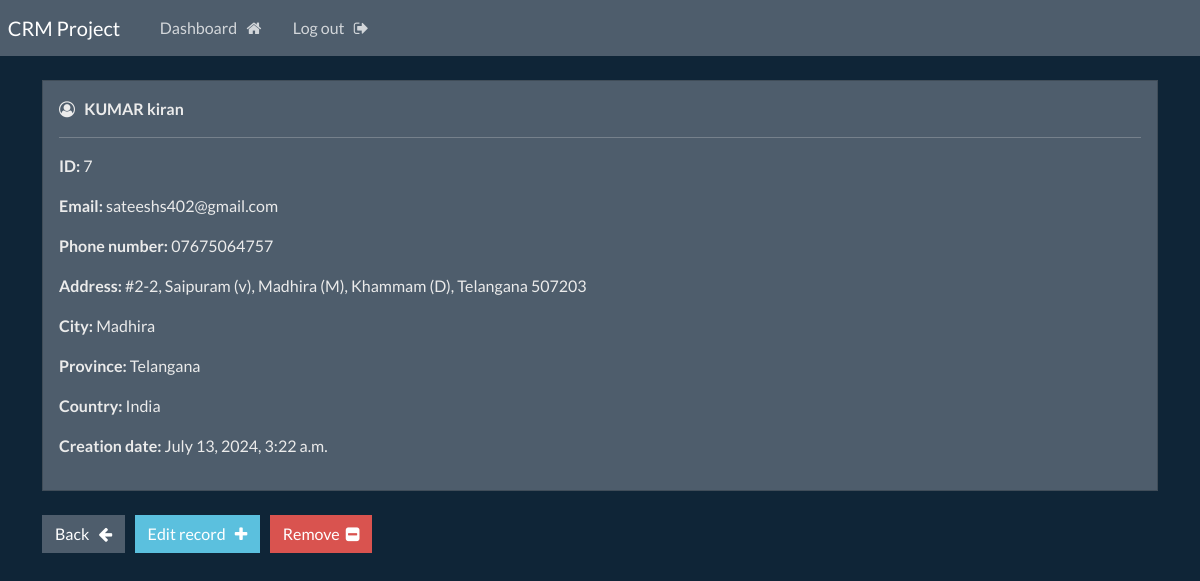
Page /record/7 (signed in) on the committed database.
### webapp/models.py (models this page shows, shortened)
class Record(models.Model):
    creation_date = models.DateTimeField(auto_now_add=True)
    first_name = models.CharField(max_length=100)
    last_name = models.CharField(max_length=100)
    email = models.CharField(max_length=255)
    phone = models.CharField(max_length=20)
    address = models.CharField(max_length=300)
    city = models.CharField(max_length=255)
    province = models.CharField(max_length=220)
    country = models.CharField(max_length=125)

### webapp/views.py (the view)
# urls.py: path('record/<int:pk>', views.singular_record, name="record"),
@login_required(login_url='my-login')
def singular_record(request, pk):
    all_records = Record.objects.get(id=pk)
    context = {'record':all_records}
    return render(request, 'webapp/view-record.html', context=context)

### webapp/templates/webapp/view-record.html (shortened to what this page needs)
{% extends 'webapp/base.html' %}
{% block content %}
    <div class="card">
        <div class="card-body">
            <i class="fa fa-user-circle-o" aria-hidden="true"></i> &nbsp;
            <strong>
                {{record.last_name|upper}}
                {{record.first_name}}
            </strong>
            <hr>
            <p> <strong> ID: </strong> {{record.id}} </p>
            <p> <strong> Email: </strong> {{record.email}} </p>
            <p> <strong> Phone number: </strong> {{record.phone}} </p>
            <p> <strong> Address: </strong> {{record.address}} </p>
            <p> <strong> City: </strong> {{record.city}} </p>
            <p> <strong> Province: </strong> {{record.province}} </p>
            <p> <strong> Country: </strong> {{record.country}} </p>
            <p> <strong> Creation date: </strong> {{record.creation_date}} </p>
        </div>
    </div>
    <br>
    <a href="{% url 'dashboard' %}" class="btn btn-secondary"> Back &nbsp; <i class="fa fa-arrow-left" aria-hidden="true"></i> </a>
    <a href="{% url 'update-record' record.id %}" class="btn btn-info"> Edit record &nbsp; <i class="fa fa-plus" aria-hidden="true"></i> </a>
    <a href="{% url 'delete-record' record.id %}" class="btn btn-danger"> Remove &nbsp;<i class="fa fa-minus-square" aria-hidden="true"></i> </a>
{% endblock %}

### rows in the picture
Record: last_name "KUMAR", first_name "kiran", id "7", email "sateeshs402@gmail.com", phone "07675064757", address "#2-2, Saipuram (v), Madhira (M), Khammam (D), Telangana 507203", city "Madhira", province "Telangana", country "India", creation_date "July 13, 2024, 3:22 a.m."
